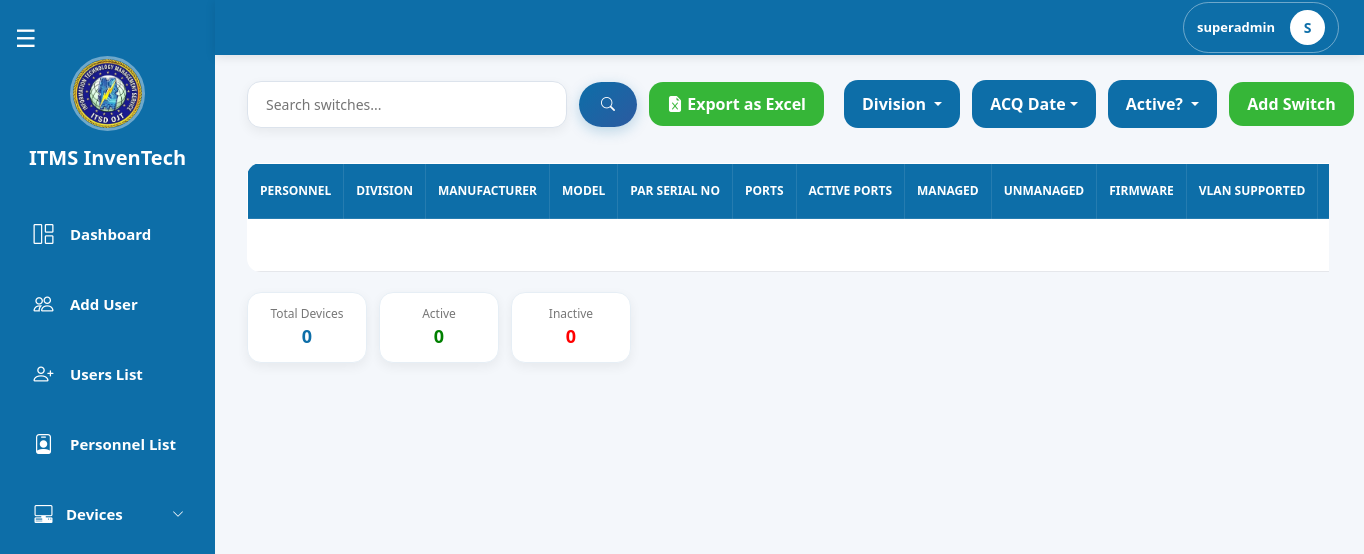
The page /pages/superadmin/device_switches.php (signed in) on the database as committed earlier.
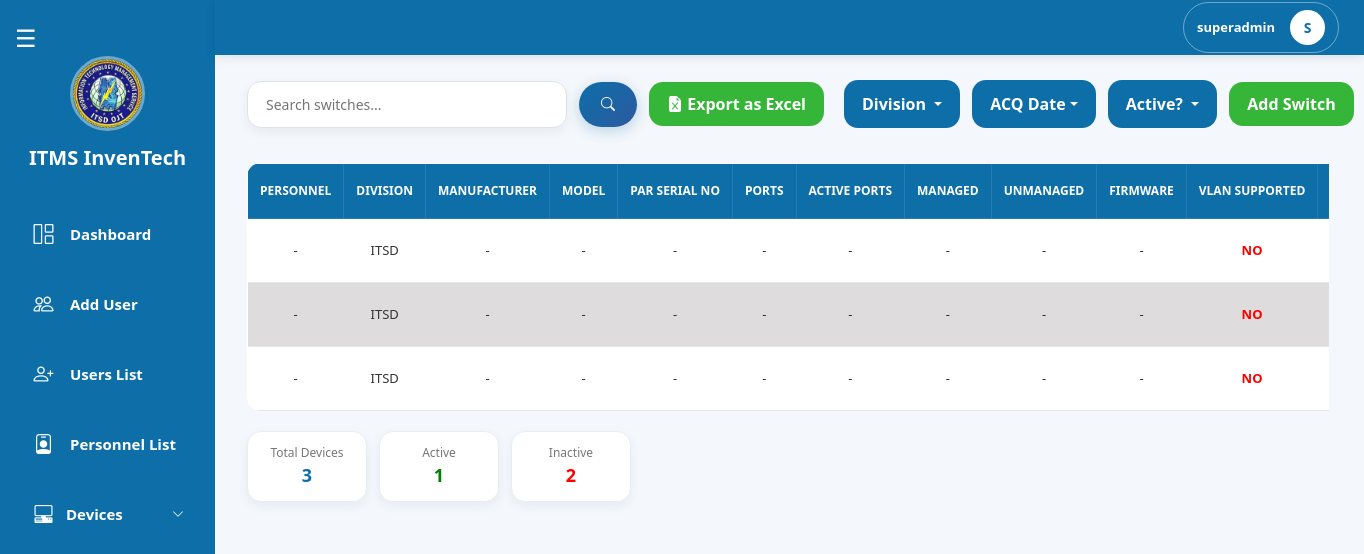
The same page on the database as committed later.
### tables this page shows
CREATE TABLE `switches` (
  `id` int(11) NOT NULL,
  `personnel_id` int(11) NOT NULL,
  `division_id` int(11) NOT NULL,
  `device_id` int(11) NOT NULL,
  `manufacturer` varchar(255) NOT NULL,
  `model` varchar(255) NOT NULL,
  `serial_no` varchar(255) NOT NULL,
  `no_of_ports` int(11) NOT NULL,
  `no_of_active_ports` int(11) NOT NULL,
  `no_of_managed` int(11) NOT NULL,
  `no_of_unmanaged` int(11) NOT NULL,
  `firmware_version` varchar(255) NOT NULL,
  `is_vlan_supported` tinyint(1) NOT NULL,
  `location` varchar(255) NOT NULL,
  `is_status` tinyint(1) NOT NULL,
  `is_active` tinyint(1) NOT NULL DEFAULT 1,
  `is_remote_access` tinyint(1) NOT NULL,
  `remote_connection_details` text NOT NULL,
  `remarks` text NOT NULL,
  `pnp_focal_person` varchar(255) NOT NULL,
  `contact_details` varchar(50) NOT NULL,
  `acquisition_date` date DEFAULT NULL,
  `acquisition_type` varchar(255) NOT NULL,
  `acquisition_details` text NOT NULL,
  `previous_owners_id` longtext DEFAULT NULL CHECK (json_valid(`previous_owners_id`)),
  `created_date` date NOT NULL DEFAULT current_timestamp(),
  `last_update_at` date DEFAULT NULL
);

CREATE TABLE `divisions` (
  `id` int(11) NOT NULL,
  `division` varchar(100) NOT NULL
);

### pages/superadmin/device_switches.php (the view, shortened to what the changed rows need)
<?php
include("../../config/db.php");
$limit  = 10;
$page   = max(1, (int)($_GET['page'] ?? 1));
$offset = ($page - 1) * $limit;
$where  = [];
$params = [];
$types  = '';
$whereSQL = !empty($where) ? "WHERE " . implode(" AND ", $where) : "";
$baseJoin = "
    FROM switches s
    LEFT JOIN personnels per ON s.personnel_id = per.id
    LEFT JOIN ranks r        ON per.rank_id = r.id
    LEFT JOIN divisions d    ON s.division_id = d.id
";
$stmtTotal = $conn->prepare("SELECT COUNT(*) AS total $baseJoin $whereSQL");
$stmtTotal->execute();
$totalSwitches = $stmtTotal->get_result()->fetch_assoc()['total'] ?? 0;
$activeWhere   = $where;
$activeWhere[] = "s.is_active = 1";
$activeSQL     = "WHERE " . implode(" AND ", $activeWhere);
$inactiveWhere   = $where;
$inactiveWhere[] = "s.is_active = 0";
$inactiveSQL     = "WHERE " . implode(" AND ", $inactiveWhere);
$sa = $conn->prepare("SELECT COUNT(*) AS total $baseJoin $activeSQL");
$sa->execute();
$activeDevices = $sa->get_result()->fetch_assoc()['total'] ?? 0;
$si = $conn->prepare("SELECT COUNT(*) AS total $baseJoin $inactiveSQL");
$si->execute();
$inactiveDevices = $si->get_result()->fetch_assoc()['total'] ?? 0;
$stmt = $conn->prepare("
    SELECT s.*,
        CONCAT(COALESCE(r.rank, ''), ' ', per.first_name, ' ', per.middle_name, ' ', per.last_name) AS fullname,
        d.division AS division_name
    $baseJoin
    $whereSQL
    ORDER BY s.id DESC
    LIMIT ?, ?
");
$fp = $params;
$ft = $types . 'ii';
$fp[] = $offset;
$fp[] = $limit;
$stmt->bind_param($ft, ...$fp);
$stmt->execute();
$result = $stmt->get_result();
?>
<!DOCTYPE html>
<html lang="en">
<head>
    <link href="https://cdn.jsdelivr.net/npm/bootstrap@5.3.3/dist/css/bootstrap.min.css" rel="stylesheet">
    <link rel="stylesheet" href="../superadmin/css/devices.css">
    <link rel="stylesheet" href="css/superadmin_navbar.css">
    <link rel="stylesheet" href="./css/superadmin_sidebar.css">
</head>
<body>
    <?php include 'superadmin_sidebar.php'; ?>
    <div class="contenttable">
        <div class="table-container">
            <table class="users-table">
                <thead>
                    <tr>
                        <th>PERSONNEL</th>
                        <th>DIVISION</th>
                        <th>MANUFACTURER</th>
                        <th>MODEL</th>
                        <th>PAR SERIAL NO</th>
                        <th>PORTS</th>
                        <th>ACTIVE PORTS</th>
                        <th>MANAGED</th>
                        <th>UNMANAGED</th>
                        <th>FIRMWARE</th>
                        <th>VLAN SUPPORTED</th>
                        <th>LOCATION</th>
                    </tr>
                </thead>
                <tbody>
                    <?php if ($result->num_rows > 0): ?>
                        <?php while ($row = $result->fetch_assoc()): ?>
                            <tr class="clickable-row" data-active="<?= $row['is_active'] ? '1' : '0' ?>"
                                data-bs-toggle="modal" data-bs-target="#viewSwitchModal<?= $row['id'] ?>">
                                <td><?= htmlspecialchars($row['fullname'] ?? '-') ?: '-'  ?></td>
                                <td><?= htmlspecialchars($row['division_name'] ?? 'N/A') ?></td>
                                <td><?= htmlspecialchars($row['manufacturer'] ?? '') ?: '-' ?></td>
                                <td><?= htmlspecialchars($row['model'] ?? '') ?: '-' ?></td>
                                <td><?= htmlspecialchars($row['serial_no'] ?? '') ?: '-' ?></td>
                                <td><?= htmlspecialchars($row['no_of_ports'] ?? '') ?: '-' ?></td>
                                <td><?= htmlspecialchars($row['no_of_active_ports'] ?? '') ?: '-' ?></td>
                                <td><?= htmlspecialchars($row['no_of_managed'] ?? '') ?: '-' ?></td>
                                <td><?= htmlspecialchars($row['no_of_unmanaged'] ?? '') ?: '-' ?></td>
                                <td><?= htmlspecialchars($row['firmware_version'] ?? '') ?: '-' ?></td>
                                <td><?= $row['is_vlan_supported'] ? '<span style="color:green;font-weight:bold;">YES</span>' : '<span style="color:red;font-weight:bold;">NO</span>' ?></td>
                                <td><?= htmlspecialchars($row['location'] ?? '') ?: '-' ?></td>
                            </tr>
                        <?php endwhile; ?>
                    <?php else: ?>
                        <tr>
                            <td colspan="23" class="text-center">No switches found.</td>
                        </tr>
                    <?php endif; ?>
                </tbody>
            </table>
        </div>
        <div class="table-footer">
            <div class="user-stats">
                <div class="stat-box total"><span class="label">Total Devices</span><span class="value"><?= $totalSwitches ?></span></div>
                <div class="stat-box active"><span class="label">Active</span><span class="value"><?= $activeDevices ?></span></div>
                <div class="stat-box inactive"><span class="label">Inactive</span><span class="value"><?= $inactiveDevices ?></span></div>
            </div>
        </div>
    </div>
</body>
</html>

Rows that differ between the two databases and show on the page:
added switches: fullname "-", division.division "ITSD", manufacturer "-", model "-", serial_no "-", no_of_ports "-", no_of_active_ports "-", no_of_managed "-", no_of_unmanaged "-", firmware_version "-", is_vlan_supported "NO"
added switches: fullname "-", division.division "ITSD", manufacturer "-", model "-", serial_no "-", no_of_ports "-", no_of_active_ports "-", no_of_managed "-", no_of_unmanaged "-", firmware_version "-", is_vlan_supported "NO"
added switches: fullname "-", division.division "ITSD", manufacturer "-", model "-", serial_no "-", no_of_ports "-", no_of_active_ports "-", no_of_managed "-", no_of_unmanaged "-", firmware_version "-", is_vlan_supported "NO"
Other text that changed with them:
$totalSwitches: "0" → "3"
$activeDevices: "0" → "1"
$inactiveDevices: "0" → "2"
